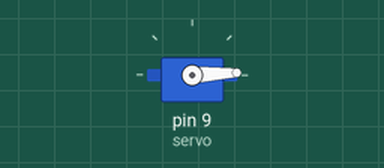
Recording of a sketch running on a simulated Arduino Uno, built with avr-gcc and run on an emulated ATmega328P. Shown: servo.

Above: at 0.05 s.
At 1.3 s:
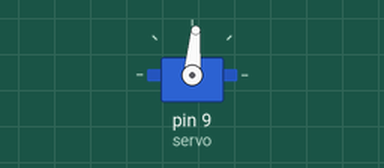
At 2.6 s:
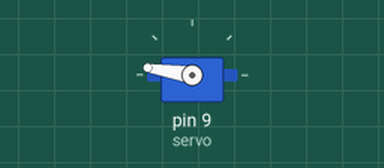
At 5.2 s:
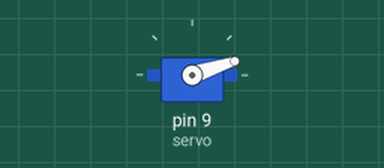
Timing chart, 0 to 7.1 s (numbered marks = the images above):
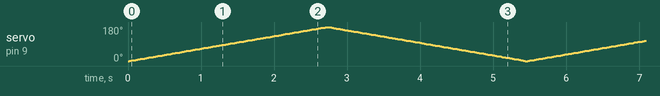

The sketch:

servo-sweep.ino
```cpp
// Module 8 — Physical Access: SG90 servo sweep.
// Servo: brown -> GND, red -> 5V, orange signal -> pin 9.
// Requires the Servo library (built into the IDE).
#include <Servo.h>

Servo servo;

void setup() {
  servo.attach(9);
}

void loop() {
  for (int angle = 0; angle <= 180; angle++) {
    servo.write(angle);
    delay(15);
  }
  for (int angle = 180; angle >= 0; angle--) {
    servo.write(angle);
    delay(15);
  }
}
```
